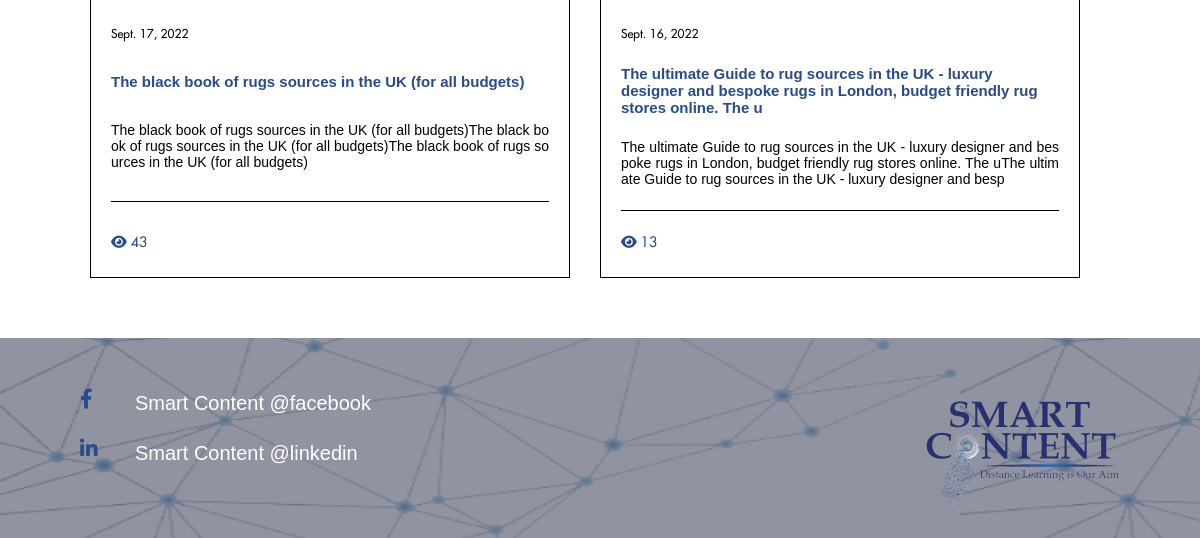
The page /blog/ (lower part) on the database as committed earlier.
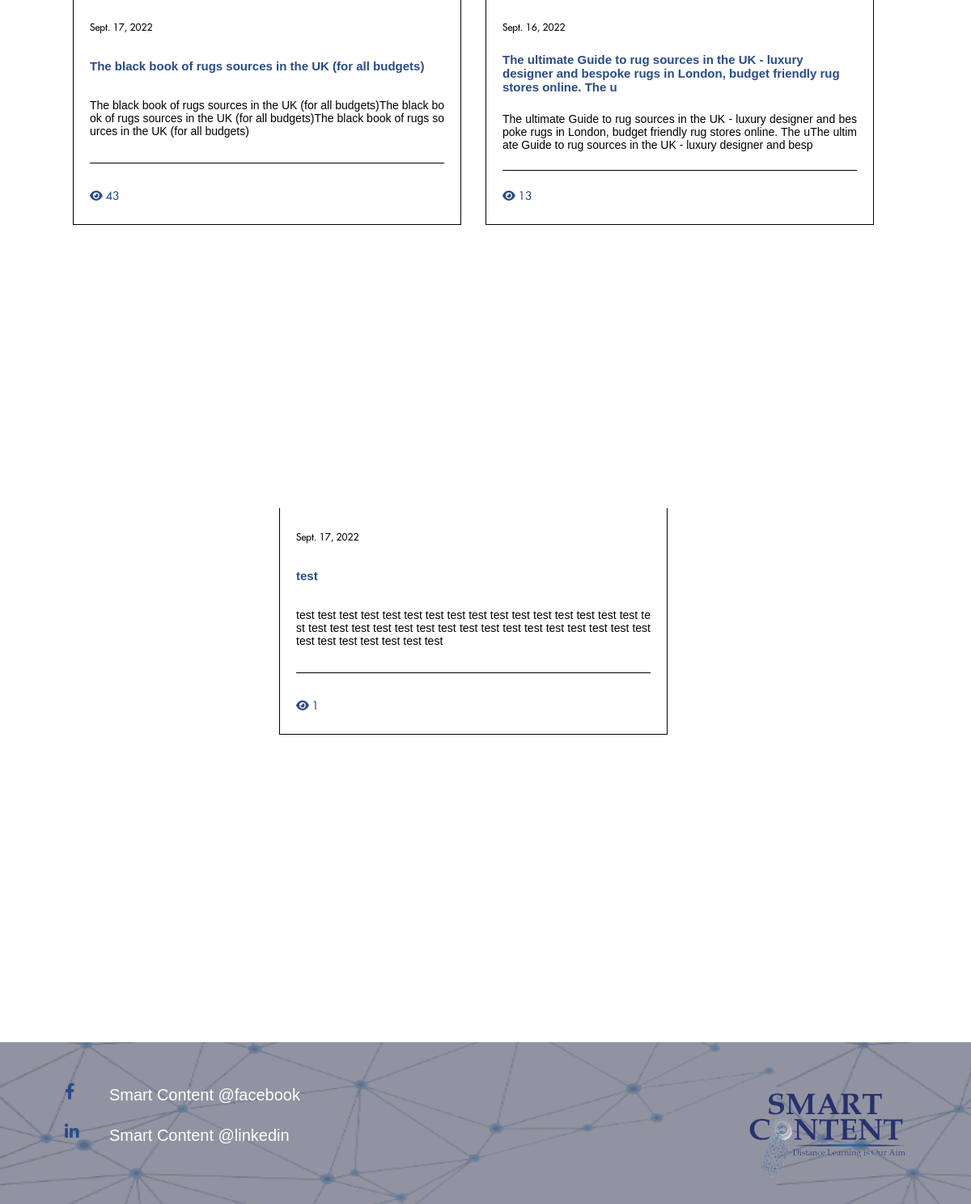
The same page on the database as committed later.
### home/models.py (models this page shows, shortened)
class Article(models.Model):
    article_title = models.CharField(verbose_name="Article Title", max_length=80)
    article_description = models.TextField(verbose_name="Description", max_length=200)
    date_pub = models.DateField(verbose_name="Date Published", auto_now=True)
    cover_image = models.ImageField(verbose_name="Cover Image", upload_to="uploads/photos/")
    views = models.IntegerField(editable=False, default=0)

### home/views.py (the view)
# urls.py: path("blog/", blog, name="blog"),
def blog(request):
    articles = Article.objects.all()
    return render(request, "home/blog.html", context={"articles": articles})

### home/templates/home/blog.html (shortened to what this page needs)
{% extends "home/base.html" %}
{% load static %}
{% block content %}
<div class="articles" id="top">
    <div class="articles-container">
        {% for article in articles %}
            <a href="{% url 'home:article' article.id %}" class="article-regular">
                <div class="content">
                    <div class="date">{{ article.date_pub }}</div>
                    <h2>
                        {{ article.article_title }}
                    </h2>
                    <p>
                        {{ article.article_description }}
                    </p>
                    <span>
                        <i class="fa-regular fa-eye"></i>
                        {{ article.views }}
                    </span>
                </div>
            </a>
        {% endfor %}
    </div>
</div>
{% endblock %}

Rows that differ between the two databases and show on the page:
added Article: date_pub "Sept. 17, 2022", article_title "test", article_description "test test test test test test test test test test test test test test test test test test test test test test test test test test test test test test test test test test test test test test test test", views "1"
